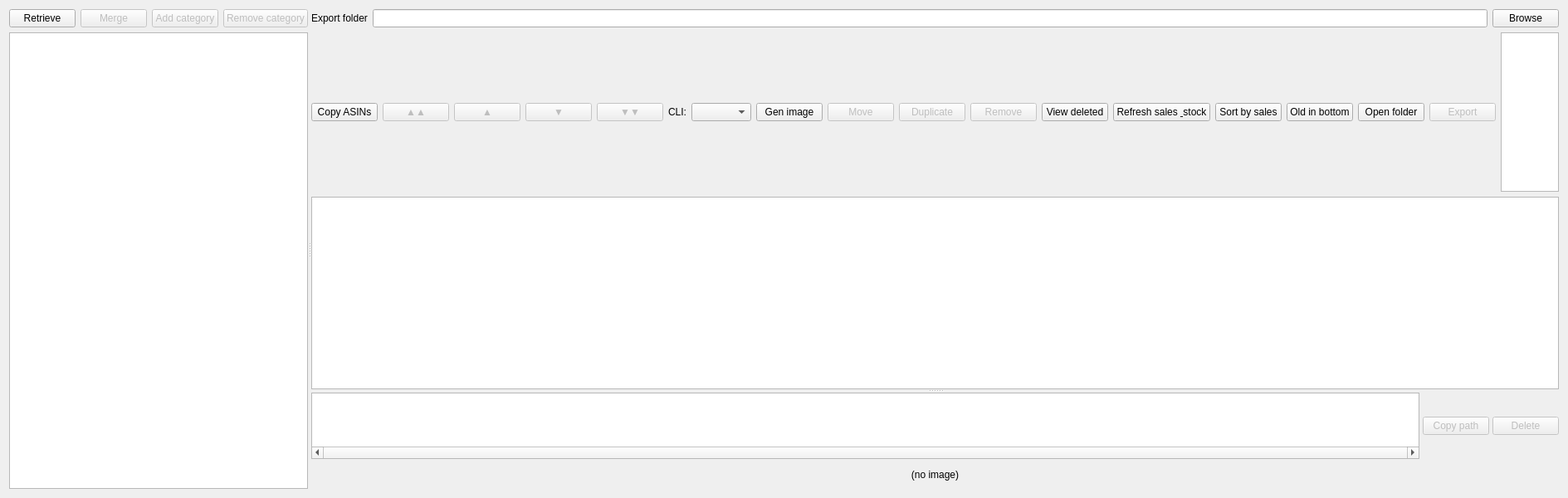
<?xml version="1.0" encoding="UTF-8"?>
<ui version="4.0">
 <class>PaneStore</class>
 <widget class="QWidget" name="PaneStore">
  <property name="geometry">
   <rect>
    <x>0</x>
    <y>0</y>
    <width>1675</width>
    <height>600</height>
   </rect>
  </property>
  <property name="windowTitle">
   <string>Store</string>
  </property>
  <layout class="QVBoxLayout" name="verticalLayout_3">
   <item>
    <widget class="QSplitter" name="splitterMain">
     <property name="orientation">
      <enum>Qt::Orientation::Horizontal</enum>
     </property>
     <widget class="QWidget" name="layoutWidget">
      <layout class="QVBoxLayout" name="verticalLayout_2">
       <item>
        <layout class="QHBoxLayout" name="horizontalLayout">
         <item>
          <widget class="QPushButton" name="buttonRetrieve">
           <property name="text">
            <string>Retrieve</string>
           </property>
          </widget>
         </item>
         <item>
          <widget class="QPushButton" name="buttonMerge">
           <property name="enabled">
            <bool>false</bool>
           </property>
           <property name="text">
            <string>Merge</string>
           </property>
          </widget>
         </item>
         <item>
          <spacer name="horizontalSpacer">
           <property name="orientation">
            <enum>Qt::Orientation::Horizontal</enum>
           </property>
           <property name="sizeHint" stdset="0">
            <size>
             <width>40</width>
             <height>20</height>
            </size>
           </property>
          </spacer>
         </item>
         <item>
          <widget class="QPushButton" name="buttonAddCategory">
           <property name="enabled">
            <bool>false</bool>
           </property>
           <property name="toolTip">
            <string>Add a custom category node as child of the selected node</string>
           </property>
           <property name="text">
            <string>Add category</string>
           </property>
          </widget>
         </item>
         <item>
          <widget class="QPushButton" name="buttonRemoveCategory">
           <property name="enabled">
            <bool>false</bool>
           </property>
           <property name="toolTip">
            <string>Remove this manually added category node</string>
           </property>
           <property name="text">
            <string>Remove category</string>
           </property>
          </widget>
         </item>
        </layout>
       </item>
       <item>
        <widget class="QTreeView" name="treeViewBrandCategory">
         <attribute name="headerDefaultSectionSize">
          <number>200</number>
         </attribute>
        </widget>
       </item>
      </layout>
     </widget>
     <widget class="QWidget" name="layoutWidget">
      <layout class="QVBoxLayout" name="verticalLayout">
       <item>
        <layout class="QHBoxLayout" name="horizontalLayout_3">
         <item>
          <widget class="QLabel" name="label_4">
           <property name="text">
            <string>Export folder</string>
           </property>
          </widget>
         </item>
         <item>
          <widget class="QLineEdit" name="lineEditExportFolder">
           <property name="readOnly">
            <bool>true</bool>
           </property>
          </widget>
         </item>
         <item>
          <widget class="QPushButton" name="buttonExportFolder">
           <property name="text">
            <string>Browse</string>
           </property>
          </widget>
         </item>
        </layout>
       </item>
       <item>
        <layout class="QHBoxLayout" name="horizontalLayout_2">
         <item>
          <widget class="QPushButton" name="buttonCopyAsins">
           <property name="text">
            <string>Copy ASINs</string>
           </property>
          </widget>
         </item>
         <item>
          <widget class="QPushButton" name="buttonMoveToTop">
           <property name="enabled">
            <bool>false</bool>
           </property>
           <property name="toolTip">
            <string>Move selected products to top</string>
           </property>
           <property name="text">
            <string>▲▲</string>
           </property>
          </widget>
         </item>
         <item>
          <widget class="QPushButton" name="buttonMoveUp">
           <property name="enabled">
            <bool>false</bool>
           </property>
           <property name="toolTip">
            <string>Move selected product up</string>
           </property>
           <property name="text">
            <string>▲</string>
           </property>
          </widget>
         </item>
         <item>
          <widget class="QPushButton" name="buttonMoveDown">
           <property name="enabled">
            <bool>false</bool>
           </property>
           <property name="toolTip">
            <string>Move selected product down</string>
           </property>
           <property name="text">
            <string>▼</string>
           </property>
          </widget>
         </item>
         <item>
          <widget class="QPushButton" name="buttonMoveToBottom">
           <property name="enabled">
            <bool>false</bool>
           </property>
           <property name="toolTip">
            <string>Move selected products to bottom</string>
           </property>
           <property name="text">
            <string>▼▼</string>
           </property>
          </widget>
         </item>
         <item>
          <widget class="QLabel" name="labelGenCli">
           <property name="text">
            <string>CLI:</string>
           </property>
          </widget>
         </item>
         <item>
          <widget class="QComboBox" name="comboBoxGenCli">
           <property name="sizePolicy">
            <sizepolicy hsizetype="Fixed" vsizetype="Fixed">
             <horstretch>0</horstretch>
             <verstretch>0</verstretch>
            </sizepolicy>
           </property>
          </widget>
         </item>
         <item>
          <widget class="QPushButton" name="buttonGenStorefrontImage">
           <property name="text">
            <string>Gen image</string>
           </property>
          </widget>
         </item>
         <item>
          <widget class="QPushButton" name="buttonMoveProducts">
           <property name="enabled">
            <bool>false</bool>
           </property>
           <property name="toolTip">
            <string>Move selected product(s) to another node</string>
           </property>
           <property name="text">
            <string>Move</string>
           </property>
          </widget>
         </item>
         <item>
          <widget class="QPushButton" name="buttonDuplicateProducts">
           <property name="enabled"><bool>false</bool></property>
           <property name="toolTip"><string>Add selected products to another category, keeping their current placements</string></property>
           <property name="text"><string>Duplicate</string></property>
          </widget>
         </item>
         <item>
          <widget class="QPushButton" name="buttonRemoveProducts">
           <property name="enabled">
            <bool>false</bool>
           </property>
           <property name="toolTip">
            <string>Remove selected products from this node; placements in other categories are preserved</string>
           </property>
           <property name="text">
            <string>Remove</string>
           </property>
          </widget>
         </item>
         <item><widget class="QPushButton" name="buttonViewDeleted"><property name="text"><string>View deleted</string></property></widget></item>
         <item>
          <widget class="QPushButton" name="buttonRefreshSalesStock">
           <property name="toolTip">
            <string>Fetch Amazon FBA qty + 90d/365d sales for the currently selected node, and recompute the Sales (12mo) / Stock (days) columns</string>
           </property>
           <property name="text">
            <string>Refresh sales &amp; stock</string>
           </property>
          </widget>
         </item>
         <item>
          <widget class="QPushButton" name="buttonSortBySales">
           <property name="toolTip">
            <string>Sort the currently selected category by Sales (12mo), highest first, and save it as the manual display order</string>
           </property>
           <property name="text">
            <string>Sort by sales</string>
           </property>
          </widget>
         </item>
         <item>
          <widget class="QPushButton" name="buttonOldInBottom">
           <property name="toolTip">
            <string>Retrieve missing sales if needed, then move older products (&gt; 2 years old) with confirmed zero sales and no inventory to the bottom, preserving the relative order of all other products</string>
           </property>
           <property name="text">
            <string>Old in bottom</string>
           </property>
          </widget>
         </item>
         <item>
          <widget class="QPushButton" name="buttonOpenStorefrontFolder">
           <property name="toolTip">
            <string>Open the stores/storefront folder in the file manager, to copy generated image paths</string>
           </property>
           <property name="text">
            <string>Open folder</string>
           </property>
          </widget>
         </item>
         <item>
          <widget class="QPushButton" name="buttonExportProducts">
           <property name="enabled">
            <bool>false</bool>
           </property>
           <property name="toolTip">
            <string>Export the selected products: copies the desktop image and an ASINS.txt (with the category name translated per marketplace) into a subfolder of the export folder</string>
           </property>
           <property name="text">
            <string>Export</string>
           </property>
          </widget>
         </item>
         <item>
          <spacer name="horizontalSpacer_2">
           <property name="orientation">
            <enum>Qt::Orientation::Horizontal</enum>
           </property>
           <property name="sizeHint" stdset="0">
            <size>
             <width>40</width>
             <height>20</height>
            </size>
           </property>
          </spacer>
         </item>
         <item>
          <widget class="QListView" name="listViewCountries">
           <property name="sizePolicy">
            <sizepolicy hsizetype="Expanding" vsizetype="Fixed">
             <horstretch>0</horstretch>
             <verstretch>0</verstretch>
            </sizepolicy>
           </property>
           <property name="flow">
            <enum>QListView::Flow::LeftToRight</enum>
           </property>
           <property name="isWrapping" stdset="0">
            <bool>true</bool>
           </property>
           <property name="resizeMode">
            <enum>QListView::ResizeMode::Adjust</enum>
           </property>
          </widget>
         </item>
        </layout>
       </item>
       <item>
        <widget class="QSplitter" name="splitter">
         <property name="orientation">
          <enum>Qt::Orientation::Vertical</enum>
         </property>
         <widget class="QTableView" name="tableViewAsins">
          <property name="toolTip">
           <string>One row per product and color, covering all sizes. The title and ASIN show a representative size. Move, Duplicate and Remove apply to the whole group.</string>
          </property>
         </widget>
         <widget class="QWidget" name="widgetStorefront" native="true">
          <layout class="QVBoxLayout" name="vLayoutStorefront">
           <property name="spacing">
            <number>2</number>
           </property>
           <item>
            <layout class="QHBoxLayout" name="hLayoutVersionStrip">
             <property name="spacing">
              <number>4</number>
             </property>
             <item>
              <widget class="QListWidget" name="listVersionStrip">
               <property name="minimumSize">
                <size>
                 <width>0</width>
                 <height>80</height>
                </size>
               </property>
               <property name="maximumSize">
                <size>
                 <width>16777215</width>
                 <height>80</height>
                </size>
               </property>
               <property name="verticalScrollBarPolicy">
                <enum>Qt::ScrollBarPolicy::ScrollBarAlwaysOff</enum>
               </property>
               <property name="horizontalScrollBarPolicy">
                <enum>Qt::ScrollBarPolicy::ScrollBarAlwaysOn</enum>
               </property>
               <property name="iconSize">
                <size>
                 <width>100</width>
                 <height>60</height>
                </size>
               </property>
               <property name="movement">
                <enum>QListView::Movement::Static</enum>
               </property>
               <property name="flow">
                <enum>QListView::Flow::LeftToRight</enum>
               </property>
               <property name="viewMode">
                <enum>QListView::ViewMode::IconMode</enum>
               </property>
               <property name="uniformItemSizes">
                <bool>true</bool>
               </property>
              </widget>
             </item>
             <item>
              <widget class="QPushButton" name="buttonCopyVersionPath">
               <property name="enabled">
                <bool>false</bool>
               </property>
               <property name="sizePolicy">
                <sizepolicy hsizetype="Fixed" vsizetype="Fixed">
                 <horstretch>0</horstretch>
                 <verstretch>0</verstretch>
                </sizepolicy>
               </property>
               <property name="toolTip">
                <string>Copy the selected generated image's absolute file path to the clipboard</string>
               </property>
               <property name="text">
                <string>Copy path</string>
               </property>
              </widget>
             </item>
             <item>
              <widget class="QPushButton" name="buttonDeleteVersion">
               <property name="enabled">
                <bool>false</bool>
               </property>
               <property name="sizePolicy">
                <sizepolicy hsizetype="Fixed" vsizetype="Fixed">
                 <horstretch>0</horstretch>
                 <verstretch>0</verstretch>
                </sizepolicy>
               </property>
               <property name="text">
                <string>Delete</string>
               </property>
              </widget>
             </item>
            </layout>
           </item>
           <item>
            <widget class="QLabel" name="labelImage">
             <property name="text">
              <string>(no image)</string>
             </property>
             <property name="alignment">
              <set>Qt::AlignmentFlag::AlignCenter</set>
             </property>
            </widget>
           </item>
          </layout>
         </widget>
        </widget>
       </item>
      </layout>
     </widget>
    </widget>
   </item>
  </layout>
 </widget>
 <resources/>
 <connections/>
</ui>
